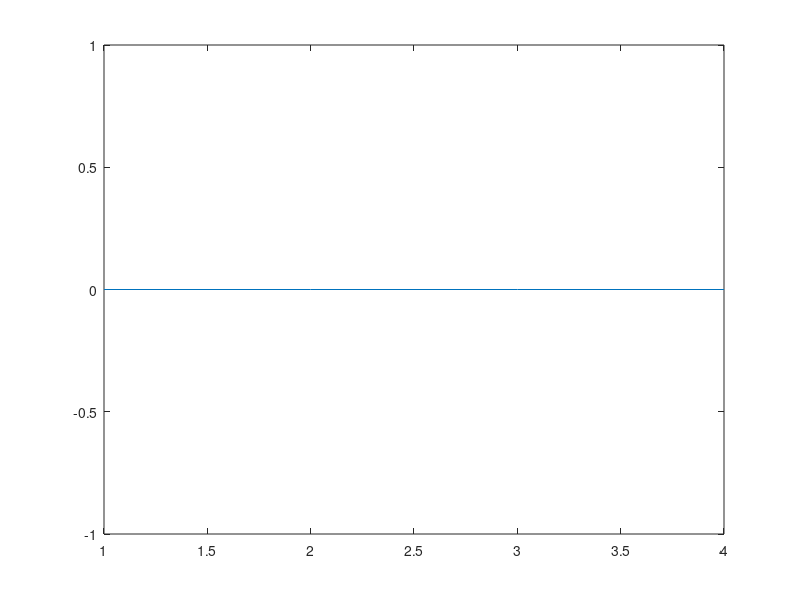
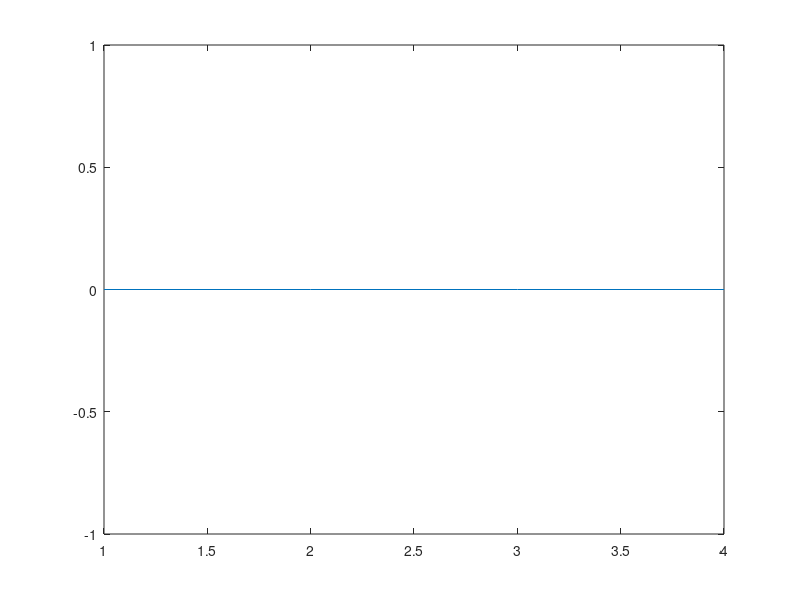
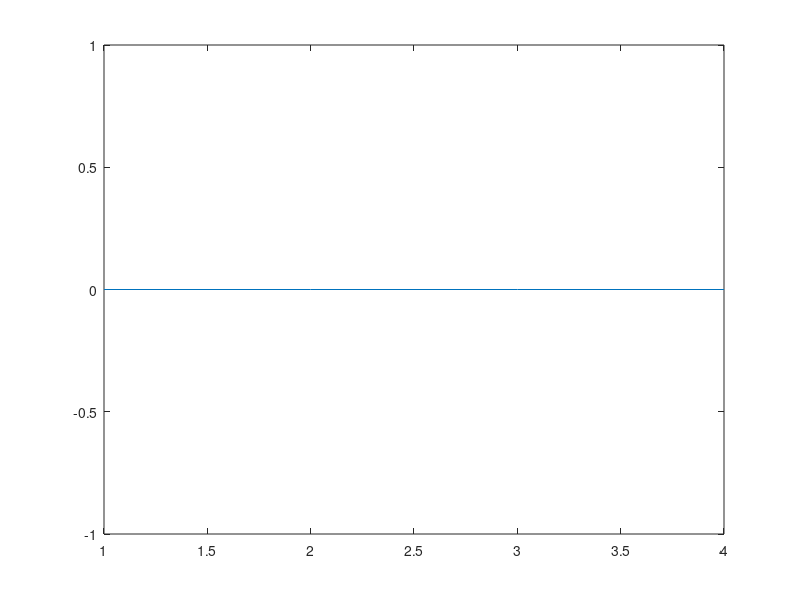
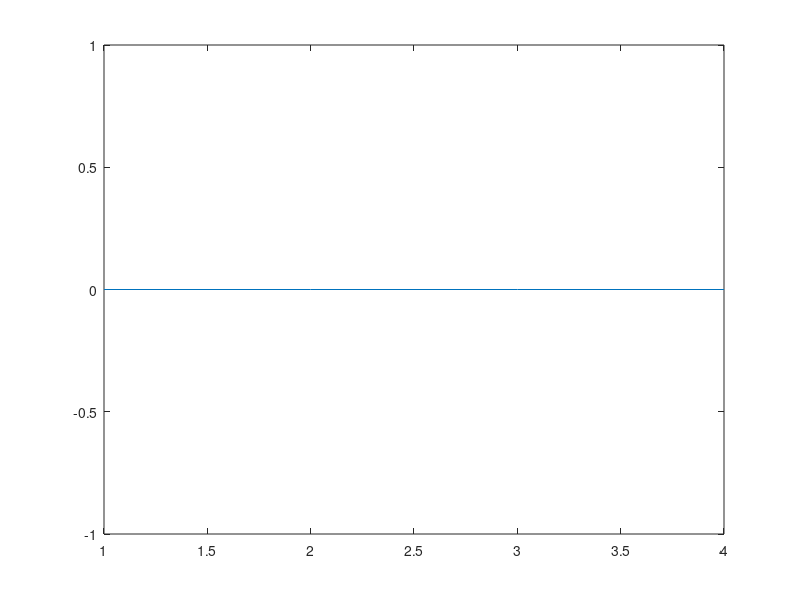

These figures' MATLAB source, in order:
close all

im_height = 424;
im_width = 512;
im_no = 11;

save_pc = false;
save_measurements = false;

% base_path = 'C:\Users\alexj\Documents\sorghum_data\15-08-20';
base_path = 'C:\Users\alexj\Documents\sorghum_data';

folder_contents = dir(base_path);

count = 0;

heights = zeros(4, 1);
x_widths = zeros(4, 1);
y_widths = zeros(4, 1);
convex_hull_vols = zeros(4, 1);
LAIs = zeros(4, 1);

plant_axes = ['y', 'y', 'x', 'x'];
% plant_axes = ['x'];
% remove_plane_axes = {'z'};
bounding_boxes = [250, 1500, 0, 1500;
    400, 1700, 0, 1500;
    400, 1700, 0, 1500;
    500, 2000, 0, 2000];

for i = 1:numel(folder_contents)
    item = folder_contents(i);
    
    if item.isdir && ~strcmp(item.name, '.') && ~strcmp(item.name, '..')
        count = count + 1;
        % path = fullfile(erase(mfilename('fullpath'), 'main'), '\Example Data');
        path = fullfile(base_path, item.name, '4_2');
%         path = fullfile(base_path, item.name);
%         path = fullfile(base_path, '4_1');

%         generate_parameter_file(path, im_height, im_width, im_no, plant_axes(count), ...
%             true, true, bounding_boxes(count, :), save_pc, save_measurements);

        [pc, measurements] = analyse_plant(path);
        
        figure;
        pcshow(pc);
        
        heights(count) = measurements.height;
        x_widths(count) = measurements.x_width;
        y_widths(count) = measurements.y_width;
        convex_hull_vols = measurements.convex_hull_vol;
        LAIs = measurements.LAI;
    end
    
    if count == 1
        break
    end
end

figure;
plot(heights);
figure;
plot(x_widths);
figure;
plot(y_widths);
figure;
plot(convex_hull_vols);
figure;
plot(LAIs);